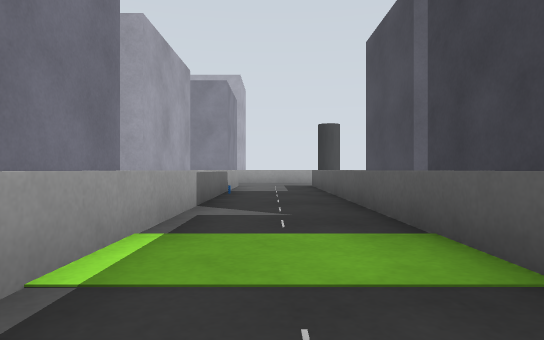
[1] (above)

24 first-person views from a walk through a world built for the Gazebo simulator. The camera is 0.5 m above the floor, looks level and sees 75° across. The floor is counted in squares, 1 m on a side. Each view is taken from the middle of a square. On the plan, view 1 faces up. The plan holds only what a view shows up to about 9 squares ahead; the rest is blank.

[2]
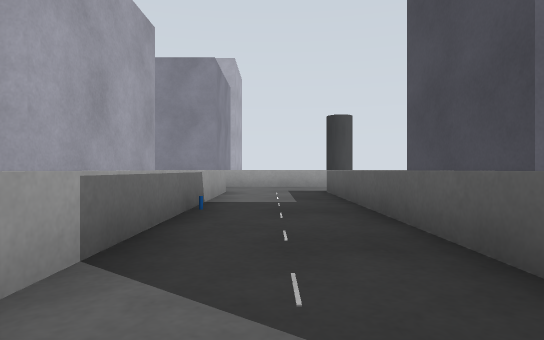

[3]
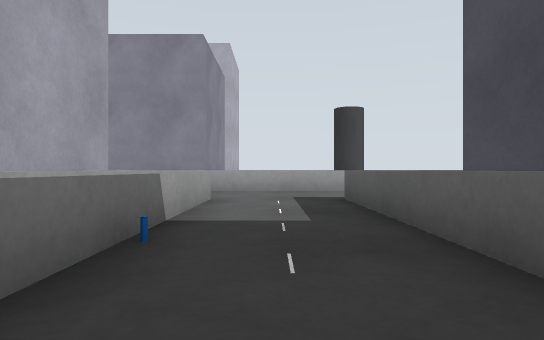

[4]
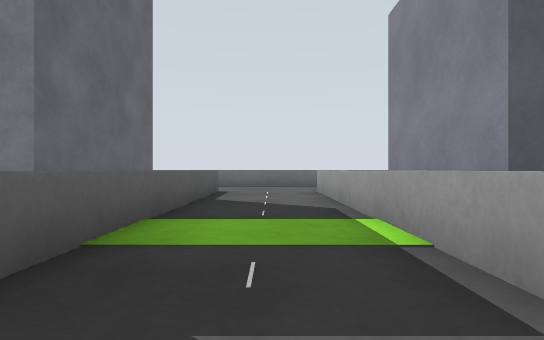

[5]
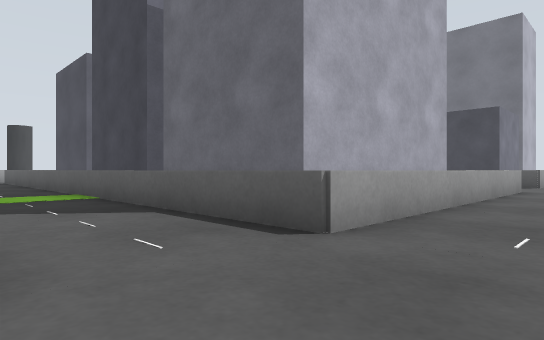

[6]
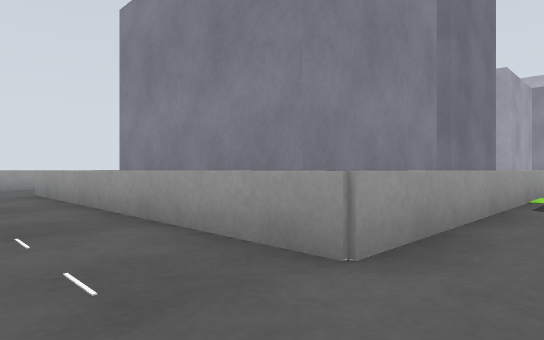

[7]
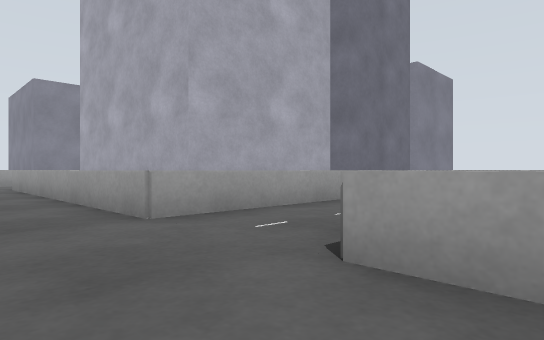

[8]
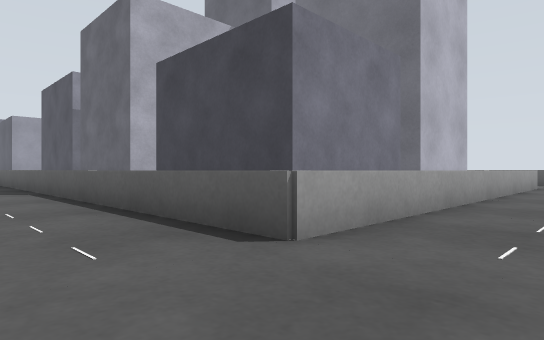

[9]
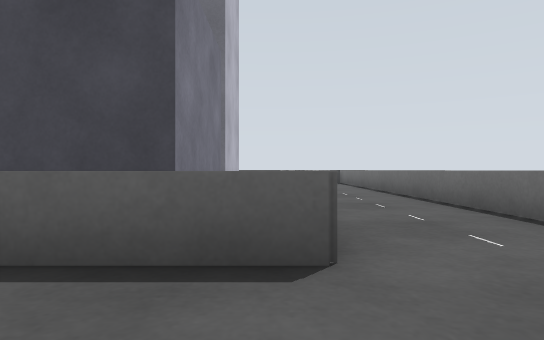

[10]
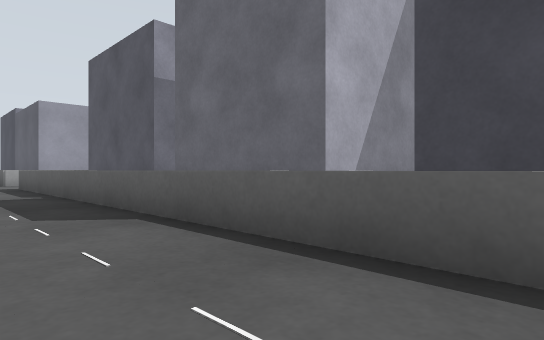

[11]
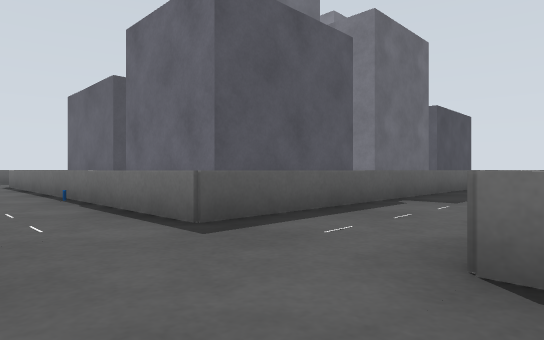

[12]
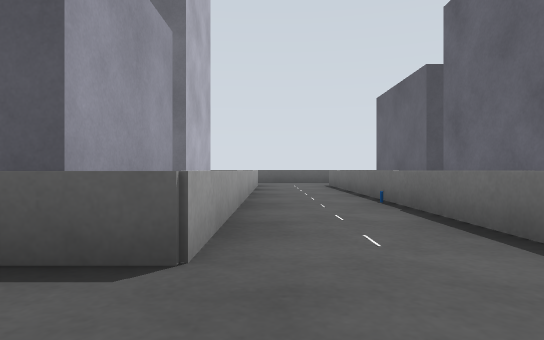

[13]
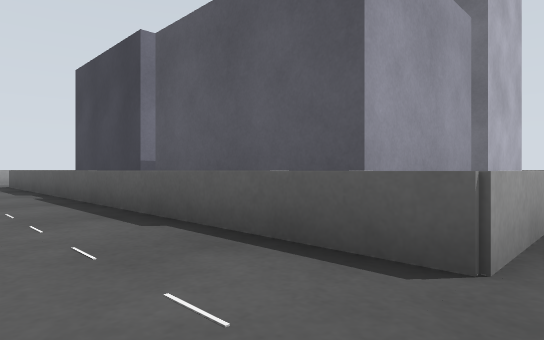

[14]
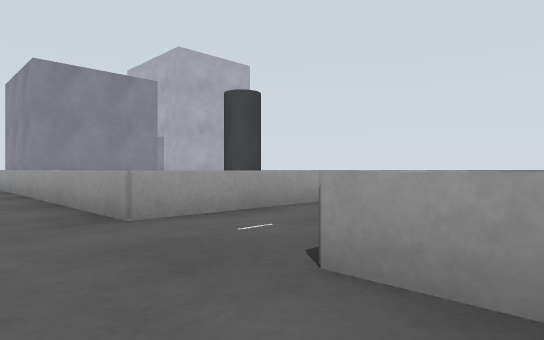

[15]
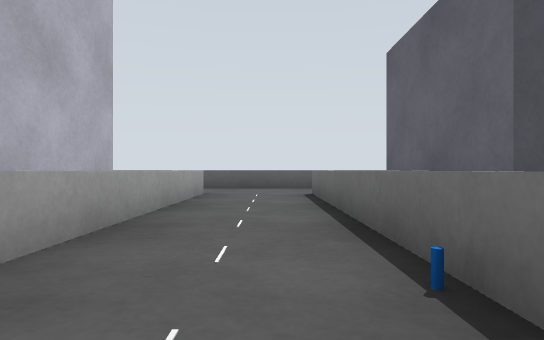

[16]
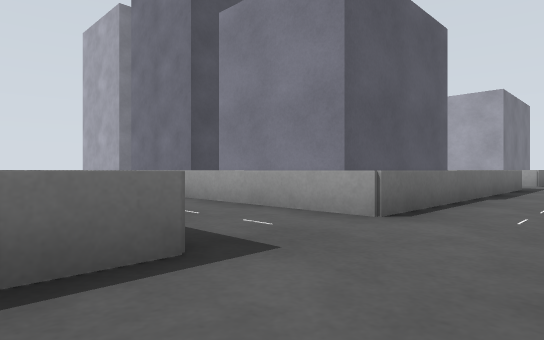

[17]
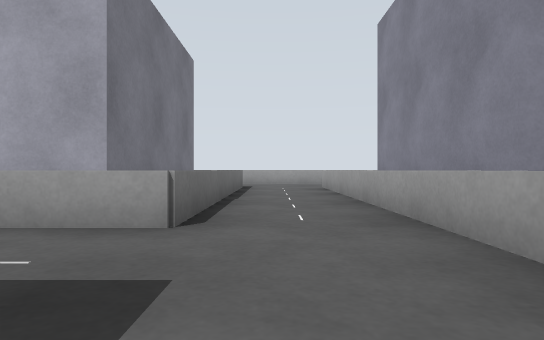

[18]
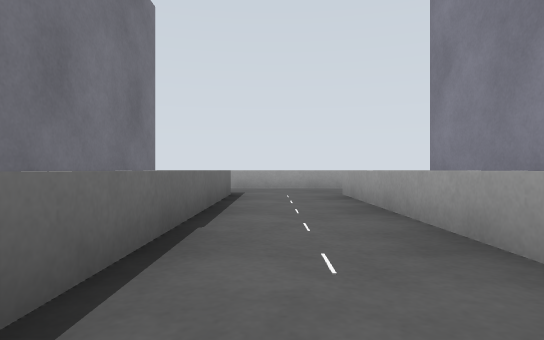

[19]
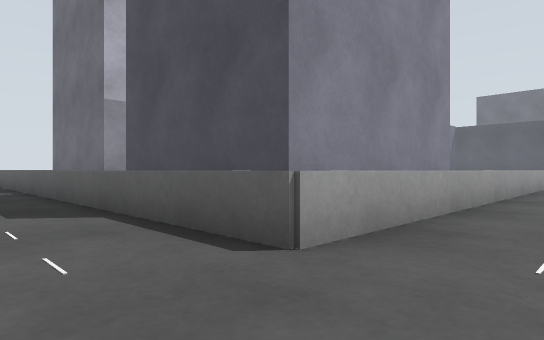

[20]
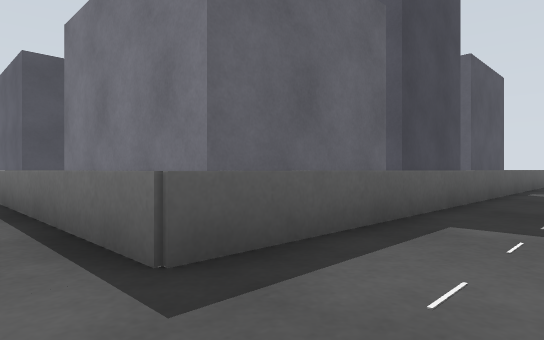

[21]
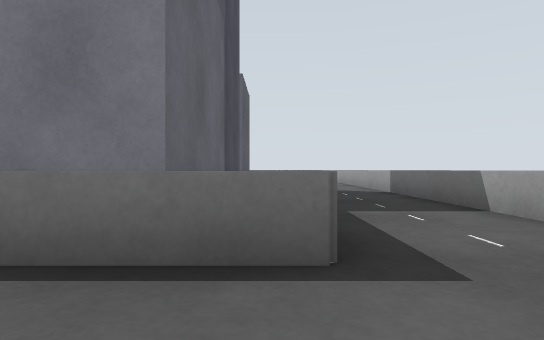

[22]
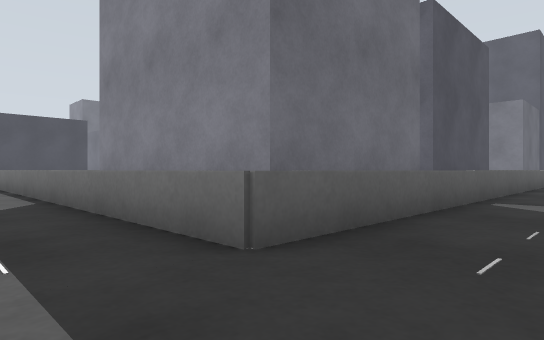

[23]
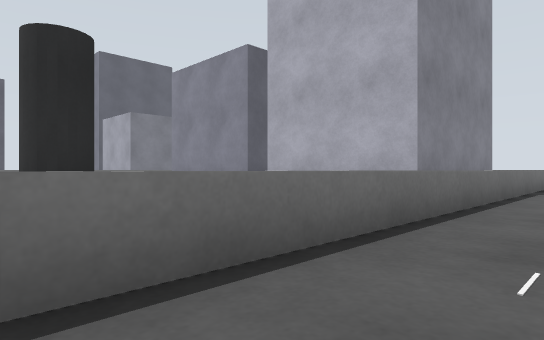

[24]
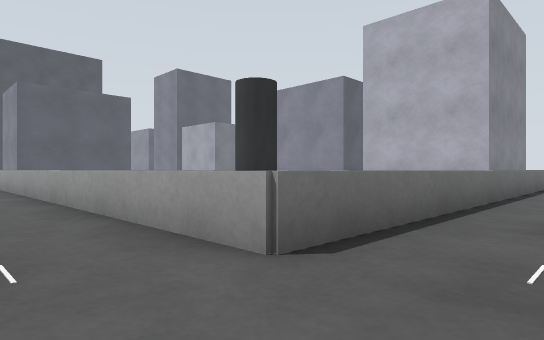

### Floor plan
Key: @ floor where view 1 was taken; . floor; = window, fence, low wall or low ledge; B grey box; C blue cylinder; A dark grey cylinder.
Columns run from 11 left of view 1 to 22 right of it. Each row starts with its distance up from view 1.
 27  .....      ..........
 26  .....................
 25  ..=================..
 24  ..=BBBBBB         =..=
 23   .=B    B         =..=
 22   .=B    B         =..=B
 21   .=B    B         =..=B
 20   .=B         AA   =..=BB
 19   .=B         AA   =..=B
 18   .=B              =..=B
 17   .=B              =..=B
 16  ..=B              =..=B
 15  ..=BBBBBB         =..=BBBBBBBB=
 14  ..=================..==========
 13  .................................
 12  .................................
 11  ..========.========..===CC=====..
 10  ..=BBBBBB=.= BBBBB=..=BBBBBBBB=
  9 =..=B    B=.= B   B=..=B
  8 =..=B    BC.= B   B=..=B
  7 =..=B    BC.= B   B= .=B
  6 =..=B    B=.= B   B= .=BB
  5 =..=B    B=.=B    B= .=BB
  4 =..=B    B=.=B     =..=B
  3   .=B    B=.=BB   B=..=B
  2   .=B   BB=.=.B   B=..=BBB
  1    =    BB=.=BB   B=..=B
  0          B=@=B    B=..=B   B
 -1          B=.=B    B=..=B   B
 -2    =BBBBBB=.=BBBBBB=..=BBBBBBBB
 -3 =..========.========..==========
 -4 =..............................
 -5        ........    ...........
 -6                         ======

Where each view was taken, in squares from view 1:
view 1: 0 up, 0 right, facing up
view 2: 3 up, 0 right, facing up
view 3: 5 up, 0 right, facing up
view 4: 5 up, 0 right, facing down
view 5: 5 down, 1 left, facing up-right
view 6: 5 down, 0 right, facing up-left
view 7: 5 down, 12 right, facing up-left
view 8: 5 down, 9 right, facing up-right
view 9: 3 down, 9 right, facing right
view 10: 0 up, 9 right, facing up-right
view 11: 13 up, 8 right, facing down-right
view 12: 13 up, 9 right, facing right
view 13: 13 up, 9 right, facing up-right
view 14: 12 up, 12 right, facing up-left
view 15: 12 up, 13 right, facing right
view 16: 13 up, 12 right, facing down-left
view 17: 12 up, 2 right, facing left
view 18: 12 up, 1 left, facing left
view 19: 12 up, 10 left, facing up-right
view 20: 12 up, 10 left, facing down-right
view 21: 13 up, 8 left, facing down
view 22: 27 up, 10 left, facing down-right
view 23: 27 up, 5 right, facing down-left
view 24: 27 up, 10 right, facing down-left
